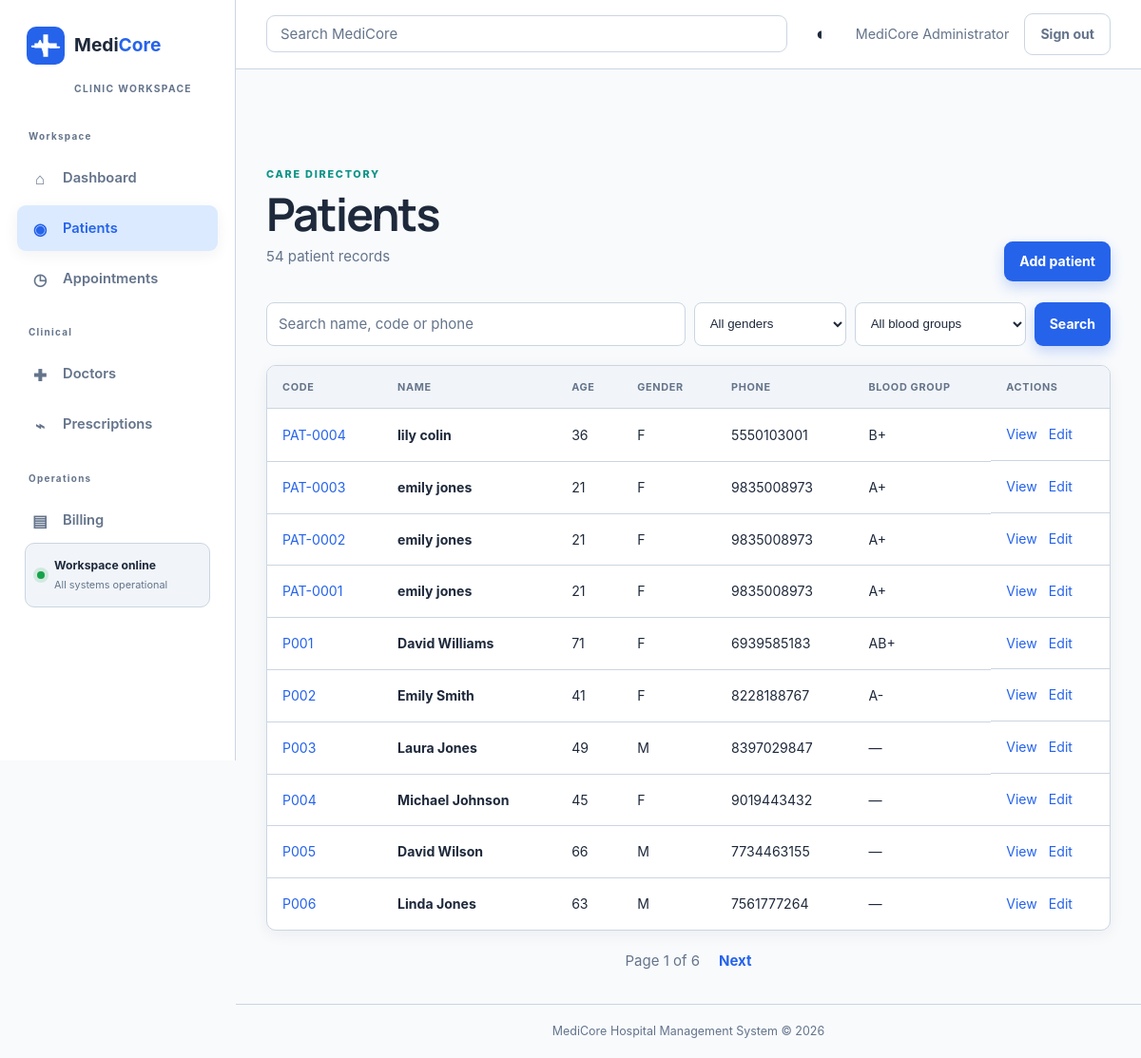
Page /patients (signed in) on the committed database.
### app/models.py (models this page shows, shortened)
class User(UserMixin, db.Model):
    id = db.Column(db.Integer, primary_key=True)
    full_name = db.Column(db.String(120), nullable=False)
    username = db.Column(db.String(80), unique=True, nullable=False, index=True)
    email = db.Column(db.String(120), unique=True, nullable=False, index=True)
    password_hash = db.Column(db.String(255), nullable=False)
    role = db.Column(db.String(20), nullable=False, default="receptionist")
    is_active = db.Column(db.Boolean, nullable=False, default=True)
    failed_login_count = db.Column(db.Integer, nullable=False, default=0)
    locked_until = db.Column(db.DateTime)
    last_login_at = db.Column(db.DateTime)
    created_at = db.Column(db.DateTime, nullable=False, default=datetime.utcnow)

class Patient(db.Model):
    id = db.Column(db.Integer, primary_key=True)
    patient_code = db.Column(db.String(20), unique=True, nullable=False, index=True)
    first_name = db.Column(db.String(80), nullable=False)
    last_name = db.Column(db.String(80), nullable=False)
    dob = db.Column(db.Date, nullable=False)
    gender = db.Column(db.String(20), nullable=False)
    blood_group = db.Column(db.String(10))
    phone = db.Column(db.String(10), nullable=False)
    email = db.Column(db.String(120))
    address = db.Column(db.Text)
    registration_date = db.Column(db.Date)
    insurance_provider = db.Column(db.String(120))
    insurance_number = db.Column(db.String(80))
    emergency_contact_name = db.Column(db.String(120))
    emergency_contact_phone = db.Column(db.String(10))
    allergies = db.Column(db.Text)
    created_at = db.Column(db.DateTime, nullable=False, default=datetime.utcnow)
    @property
    def age(self):
        today = date.today()
        return today.year - self.dob.year - ((today.month, today.day) < (self.dob.month, self.dob.day))
    @property
    def full_name(self):
        return f"{self.first_name} {self.last_name}"

### app/routes/patients.py (the view)
@patients_bp.route("")
@permission_required("patients.read")
def list_patients():
    page = request.args.get("page", 1, type=int)
    pagination = patient_query().paginate(page=page, per_page=10, error_out=False)
    genders = [value for value, in db.session.query(Patient.gender).distinct().order_by(Patient.gender)]
    blood_groups = [value for value, in db.session.query(Patient.blood_group).filter(Patient.blood_group.isnot(None)).distinct().order_by(Patient.blood_group)]
    return render_template(
        "patients/list.html",
        pagination=pagination,
        genders=genders,
        blood_groups=blood_groups,
        query=request.args.get("q", ""),
        selected_gender=request.args.get("gender", ""),
        selected_blood_group=request.args.get("blood_group", ""),
    )

### app/__init__.py (called while the page is built)
@login_manager.user_loader
def load_user(user_id):
    from app.models import User
    return db.session.get(User, int(user_id))

### app/routes/patients.py (called while the page is built, shortened)
def patient_query():
    query = Patient.query
    search = request.args.get("q", "").strip()
    gender = request.args.get("gender", "").strip()
    blood_group = request.args.get("blood_group", "").strip()
    if gender:
        query = query.filter(Patient.gender == gender)
    if blood_group:
        query = query.filter(Patient.blood_group == blood_group)
    return query.order_by(Patient.created_at.desc())

### app/security/permissions.py (called while the page is built)
def has_permission(permission):
    return current_user.is_authenticated and permission in ROLE_PERMISSIONS.get(current_user.role, set())

def permission_required(permission):
    def decorator(view):
        @wraps(view)
        @login_required
        def wrapped(*args, **kwargs):
            if not has_permission(permission):
                abort(403)
            return view(*args, **kwargs)
        return wrapped
    return decorator

### app/templates/patients/list.html (shortened to what this page needs)
{% extends 'base.html' %}
{% block content %}
<div class="page-heading">
  <div><p class="eyebrow">Care directory</p><h1>Patients</h1><p class="muted">{{ pagination.total }} patient records</p></div>
  {% if current_user.role in ['admin', 'receptionist'] %}<a class="button button-primary" href="{{ url_for('patients.new_patient') }}">Add patient</a>{% endif %}
</div>
<form class="filter-bar" method="get">
  <input id="patient-search" class="text-input" type="search" name="q" value="{{ query }}" placeholder="Search name, code or phone" />
  <select id="gender-filter" class="text-input" name="gender"><option value="">All genders</option></select>
  <select id="blood-filter" class="text-input" name="blood_group"><option value="">All blood groups</option></select>
  <button class="button button-primary" type="submit">Search</button>
</form>
{% if pagination.items %}
<div class="table-wrap"><table class="data-table"><thead><tr><th>Code</th><th>Name</th><th>Age</th><th>Gender</th><th>Phone</th><th>Blood group</th><th>Actions</th></tr></thead><tbody>
{% for patient in pagination.items %}<tr>
  <td data-label="Code"><a href="{{ url_for('patients.detail', patient_id=patient.id) }}">{{ patient.patient_code }}</a></td>
  <td data-label="Name"><strong>{{ patient.full_name }}</strong></td>
  <td data-label="Age">{{ patient.age }}</td>
  <td data-label="Gender">{{ patient.gender }}</td>
  <td data-label="Phone">{{ patient.phone }}</td>
  <td data-label="Blood group">{{ patient.blood_group or '—' }}</td>
  <td data-label="Actions" class="row-actions"><a href="{{ url_for('patients.detail', patient_id=patient.id) }}">View</a>{% if current_user.role in ['admin', 'receptionist'] %}<a href="{{ url_for('patients.edit', patient_id=patient.id) }}">Edit</a>{% endif %}</td>
</tr>{% endfor %}
</tbody></table></div>
<nav class="pagination" aria-label="Patient pages"><span>Page {{ pagination.page }} of {{ pagination.pages or 1 }}</span>{% if pagination.has_next %}<a href="{{ url_for('patients.list_patients', page=pagination.next_num, q=query, gender=selected_gender, blood_group=selected_blood_group) }}">Next</a>{% endif %}</nav>
{% endif %}
{% endblock %}

### app/templates/partials/_user_menu.html
{% if current_user.is_authenticated %}
  <span class="user-greeting">{{ current_user.full_name }}</span>
  <form method="post" action="{{ url_for('auth.logout') }}"><input type="hidden" name="csrf_token" value="{{ csrf_token() }}"><button class="button button-quiet" type="submit">Sign out</button></form>
{% endif %}

### rows in the picture
User: full_name "MediCore Administrator"
Patient: patient_code "PAT-0004", full_name "lily colin", age "36", gender "F", phone "5550103001", blood_group "B+"
Patient: patient_code "PAT-0003", full_name "emily jones", age "21", gender "F", phone "9835008973", blood_group "A+"
Patient: patient_code "PAT-0002", full_name "emily jones", age "21", gender "F", phone "9835008973", blood_group "A+"
Patient: patient_code "PAT-0001", full_name "emily jones", age "21", gender "F", phone "9835008973", blood_group "A+"
Patient: patient_code "P001", full_name "David Williams", age "71", gender "F", phone "6939585183", blood_group "AB+"
Patient: patient_code "P002", full_name "Emily Smith", age "41", gender "F", phone "8228188767", blood_group "A-"
Patient: patient_code "P003", full_name "Laura Jones", age "49", gender "M", phone "8397029847", blood_group "—"
Patient: patient_code "P004", full_name "Michael Johnson", age "45", gender "F", phone "9019443432", blood_group "—"
Patient: patient_code "P005", full_name "David Wilson", age "66", gender "M", phone "7734463155", blood_group "—"
Patient: patient_code "P006", full_name "Linda Jones", age "63", gender "M", phone "7561777264", blood_group "—"

### other values in the picture
{{ pagination.total }} "54"
{{ pagination.page }} "1"
{{ pagination.pages or 1 }} "6"
{{ APP_NAME }} "MediCore"
